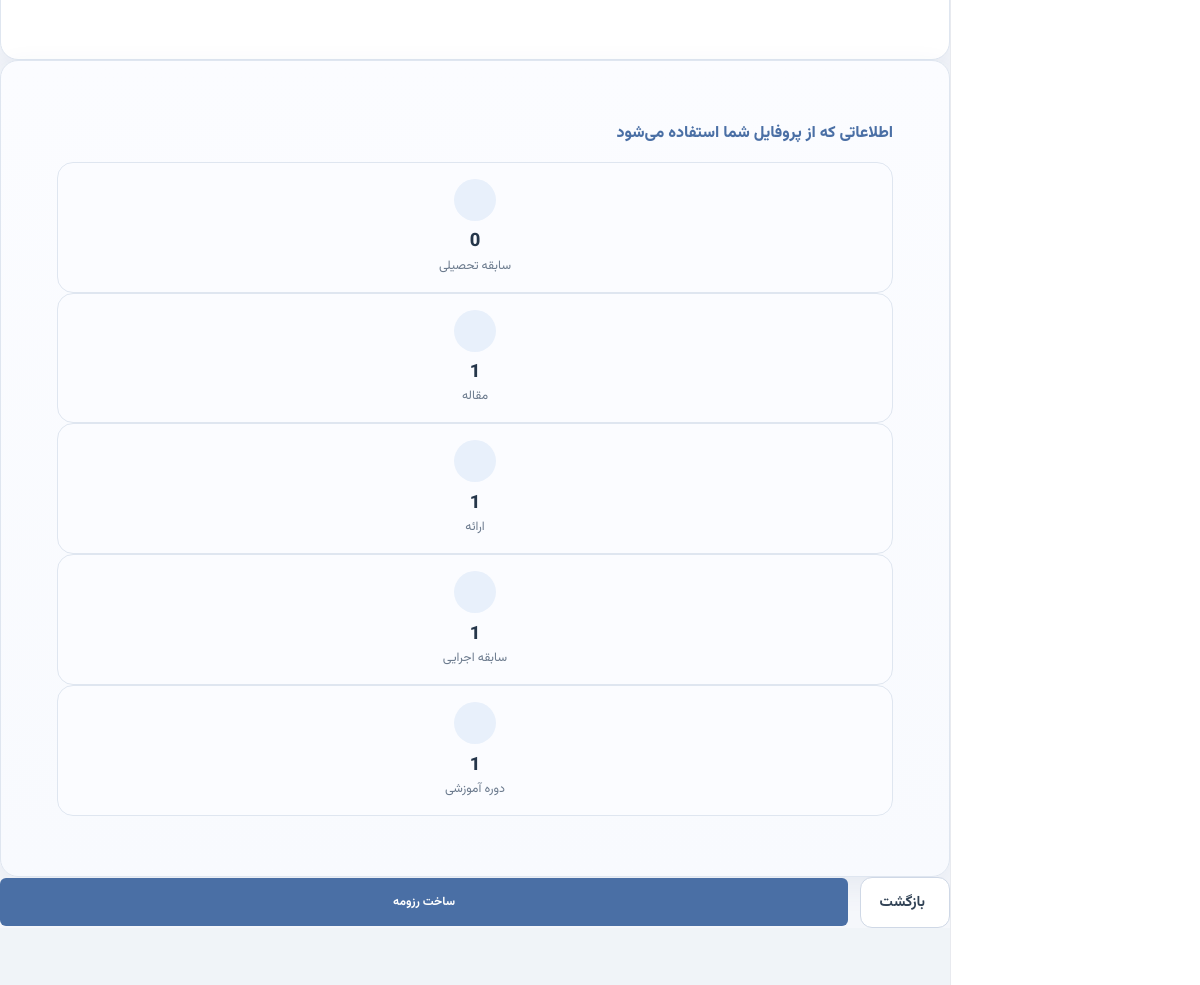
/resume/create/ (signed in, middle part), run on an earlier commit of the app's database.
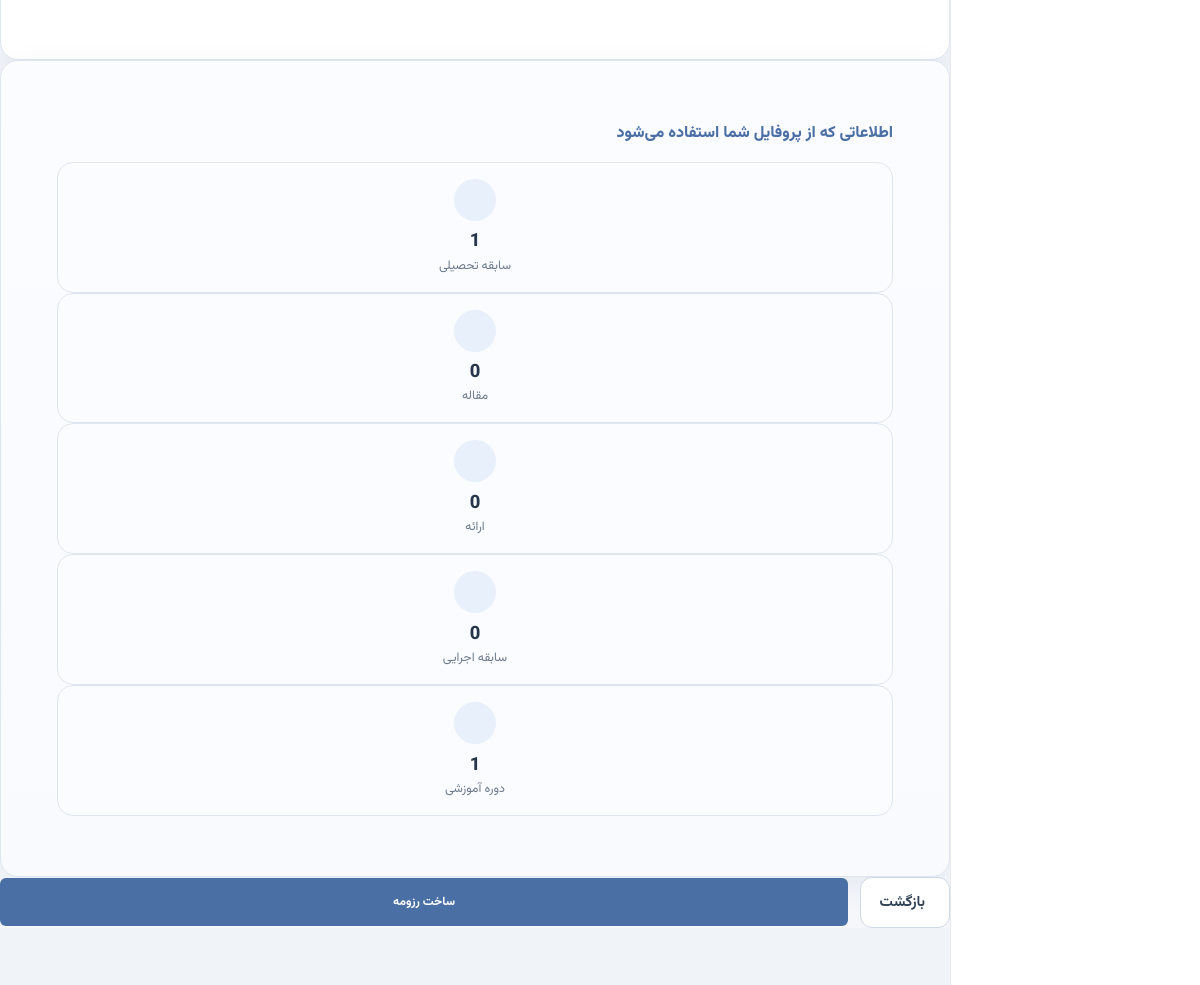
And on a later commit of the database.
### accounts/models.py (models this page shows, shortened)
class Profile(models.Model):
    GENDER_CHOICES = [('مرد', 'مرد'), ('زن', 'زن')]
    MARITAL_CHOICES = [('مجرد', 'مجرد'), ('متأهل', 'متأهل')]
    MILITARY_CHOICES = [
        ('', 'مربوط نیست'),
        ('معاف', 'معاف'),
        ('طرح پزشکی', 'طرح پزشکی'),
        ('سرباز', 'سرباز'),
        ('پایان خدمت', 'پایان خدمت'),
    ]
    SERVICE_PLAN_CHOICES = [
        ('', 'انتخاب کنید'),
        ('مشمول نیستم', 'مشمول نیستم'),
        ('در حال گذراندن', 'در حال گذراندن'),
        ('پایان یافته', 'پایان یافته'),
    ]
    PROPOSAL_STATUS_CHOICES = [
        ('', 'انتخاب کنید'),
        ('همه در جریان', 'همه در جریان'),
        ('همه خاتمه‌یافته', 'همه خاتمه‌یافته'),
        ('ترکیبی', 'ترکیبی (برخی در جریان، برخی خاتمه‌یافته)'),
    ]
    ENGLISH_LEVEL_CHOICES = [
        ('', 'انتخاب کنید'),
        ('A1', 'A1'), ('A2', 'A2'),
        ('B1', 'B1'), ('B2', 'B2'),
        ('C1', 'C1'), ('C2', 'C2'),
    ]
    GOAL_CHOICES = [
        ('استعداد درخشان', 'استعداد درخشان'),
        ('۴۰ امتیازی', '۴۰ امتیازی'),
        ('هیات علمی', 'هیات علمی'),
        ('ریسرچ پوزیشن / فلوشیپ خارج', 'ریسرچ پوزیشن / فلوشیپ خارج'),
    ]
    user = models.OneToOneField(User, on_delete=models.CASCADE, related_name='profile')
    first_name = models.CharField('نام', max_length=100)
    last_name = models.CharField('نام خانوادگی', max_length=100)
    gender = models.CharField('جنسیت', max_length=10, choices=GENDER_CHOICES)
    marital_status = models.CharField('وضعیت تأهل', max_length=10, choices=MARITAL_CHOICES, blank=True)
    military_status = models.CharField('وضعیت سربازی', max_length=20, choices=MILITARY_CHOICES, blank=True)
    job_title = models.CharField('عنوان شغلی', max_length=150, blank=True)
    birth_date = models.CharField('تاریخ تولد', max_length=20)
    country = models.CharField('کشور', max_length=100, blank=True, default='ایران')
    city = models.CharField('استان / شهر محل سکونت', max_length=100, blank=True)
    phone = models.CharField('شماره موبایل', max_length=20)
    email = models.EmailField('ایمیل', blank=True)
    website = models.URLField('وب‌سایت شخصی', blank=True)
    national_id = models.CharField('کد ملی / شماره پاسپورت', max_length=20, blank=True)
    orcid = models.CharField('شناسه ORCID', max_length=20, blank=True)
    proposal_count = models.PositiveSmallIntegerField('تعداد پروپوزال‌ها', null=True, blank=True)
    proposal_status = models.CharField('وضعیت پروپوزال‌ها', max_length=50, choices=PROPOSAL_STATUS_CHOICES, blank=True)
    software_skills = models.TextField('مهارت‌های نرم‌افزاری', blank=True)
    writing_skills = models.TextField('مهارت‌های نگارشی', blank=True)
    clinical_certs = models.TextField('گواهینامه‌های مهارتی', blank=True)
    clinical_exp = models.TextField('سوابق کار دانشجویی و بالینی', blank=True)
    procedures = models.TextField('مهارت‌های پروسیجرال', blank=True)
    native_lang = models.CharField('زبان مادری', max_length=50, default='فارسی')
    english_level = models.CharField('سطح زبان انگلیسی', max_length=5, choices=ENGLISH_LEVEL_CHOICES, blank=True)
    lang_cert = models.TextField('مدرک زبان انگلیسی', blank=True)
    other_langs = models.TextField('سایر زبان‌ها', blank=True)
    extracurricular = models.TextField('فعالیت‌های فوق برنامه', blank=True)
    goal = models.CharField('هدف نهایی حرفه‌ای', max_length=50, choices=GOAL_CHOICES)
    specialty = models.CharField('حوزه تخصصی', max_length=200, blank=True)
    goal_notes = models.TextField('توضیحات اهداف', blank=True)
    service_plan = models.CharField('وضعیت طرح نیروی انسانی', max_length=30, choices=SERVICE_PLAN_CHOICES, blank=True)
    raw_text = models.TextField('متن خام پروفایل', blank=True)
    created_at = models.DateTimeField(auto_now_add=True)
    updated_at = models.DateTimeField(auto_now=True)
    class Meta:
        verbose_name = 'پروفایل'
        verbose_name_plural = 'پروفایل‌ها'

### resume/views.py (the view)
# urls.py: path('create/', views.resume_create, name='resume_create'),
@login_required
def resume_create(request):
    try:
        profile = request.user.profile
    except Profile.DoesNotExist:
        messages.error(request, 'ابتدا پروفایل خود را تکمیل کنید.')
        return redirect('accounts:profile_edit')
    if request.method == 'POST':
        form = ResumeCreateForm(request.POST)
        if form.is_valid():
            resume = form.save(commit=False)
            resume.user = request.user
            try:
                resume.save()
                return redirect('resume:resume_generate', pk=resume.pk)
            except (OperationalError, ProgrammingError) as e:
                logger.error(f'Database error saving resume: {e}')
                messages.error(request, 'خطا در ذخیره رزومه. لطفا دوباره تلاش کنید.')
                return redirect('resume:resume_create')
    else:
        form = ResumeCreateForm()
    templates_info = [
        {
            'value': 'classic',
            'label': 'کلاسیک حرفه‌ای',
            'desc': 'ساختار سنتی با رنگ‌بندی آبی ناوی. مناسب رزیدنتی و هیات علمی.',
            'colors': ['#1a3a5c', '#2e6da4', '#e8f0f7'],
        },
        {
            'value': 'modern',
            'label': 'مدرن',
            'desc': 'طراحی مدرن با تاکید رنگی. مناسب پوزیشن‌های بین‌المللی.',
            'colors': ['#1d2d44', '#c1121f', '#f0f4f8'],
        },
        {
            'value': 'academic',
            'label': 'آکادمیک پژوهشی',
            'desc': 'پالت سبز آرام. مناسب فلوشیپ و ریسرچ پوزیشن.',
            'colors': ['#2d6a4f', '#40916c', '#d8f3dc'],
        },
        {
            'value': 'minimal',
            'label': 'مینیمال',
            'desc': 'سیاه و سفید ساده. بیشترین سازگاری با سیستم‌های ATS.',
            'colors': ['#222222', '#555555', '#f0f0f0'],
        },
    ]
    return render(request, 'resume/resume_create.html', {
        'form': form,
        'profile': profile,
        'templates_info': templates_info,
    })

### templates/resume/resume_create.html (shortened to what this page needs)
{% extends "base.html" %}
{% load static %}
{% block content %}
<div class="rs-page" dir="rtl">
  <div class="container py-5">
    <div class="row justify-content-center">
      <div class="col-lg-10">
        <form method="post" id="resumeForm">
          <div class="card rs-card mb-4">
            <div class="card-body rs-card-body">
            </div>
          </div>
          <div class="card rs-card rs-soft-card mb-4">
            <div class="card-body rs-card-body">
              <h6 class="rs-card-section-subtitle">اطلاعاتی که از پروفایل شما استفاده می‌شود</h6>
              <div class="row g-3 rs-stats-grid">
                <div class="col-6 col-md-4 col-lg-3">
                  <div class="rs-stat-box">
                    <div class="rs-stat-icon"></div>
                    <div class="rs-stat-value">{{ profile.educations.count }}</div>
                    <div class="rs-stat-label">سابقه تحصیلی</div>
                  </div>
                </div>
                <div class="col-6 col-md-4 col-lg-3">
                  <div class="rs-stat-box">
                    <div class="rs-stat-icon"></div>
                    <div class="rs-stat-value">{{ profile.articles.count }}</div>
                    <div class="rs-stat-label">مقاله</div>
                  </div>
                </div>
                <div class="col-6 col-md-4 col-lg-3">
                  <div class="rs-stat-box">
                    <div class="rs-stat-icon"></div>
                    <div class="rs-stat-value">{{ profile.presentations.count }}</div>
                    <div class="rs-stat-label">ارائه</div>
                  </div>
                </div>
                <div class="col-6 col-md-4 col-lg-3">
                  <div class="rs-stat-box">
                    <div class="rs-stat-icon"></div>
                    <div class="rs-stat-value">{{ profile.executive_records.count }}</div>
                    <div class="rs-stat-label">سابقه اجرایی</div>
                  </div>
                </div>
                <div class="col-6 col-md-4 col-lg-3">
                  <div class="rs-stat-box">
                    <div class="rs-stat-icon"></div>
                    <div class="rs-stat-value">{{ profile.training_courses.count }}</div>
                    <div class="rs-stat-label">دوره آموزشی</div>
                  </div>
                </div>
              </div>
            </div>
          </div>
          <div class="rs-form-actions">
            <a href="{% url 'resume:resume_list' %}" class="rs-btn rs-btn-outline-secondary rs-btn-lg">
              بازگشت
            </a>
            <button type="submit" class="rs-btn rs-btn-primary rs-btn-lg rs-btn-wide">
              ساخت رزومه
            </button>
          </div>
        </form>
      </div>
    </div>
  </div>
</div>
{% endblock %}

What changed in the data, as far as the page shows it:
removed Profile: educations.count "0", articles.count "1", presentations.count "1", executive_records.count "1", training_courses.count "1"
added Profile: educations.count "1", articles.count "0", presentations.count "0", executive_records.count "0", training_courses.count "1"
